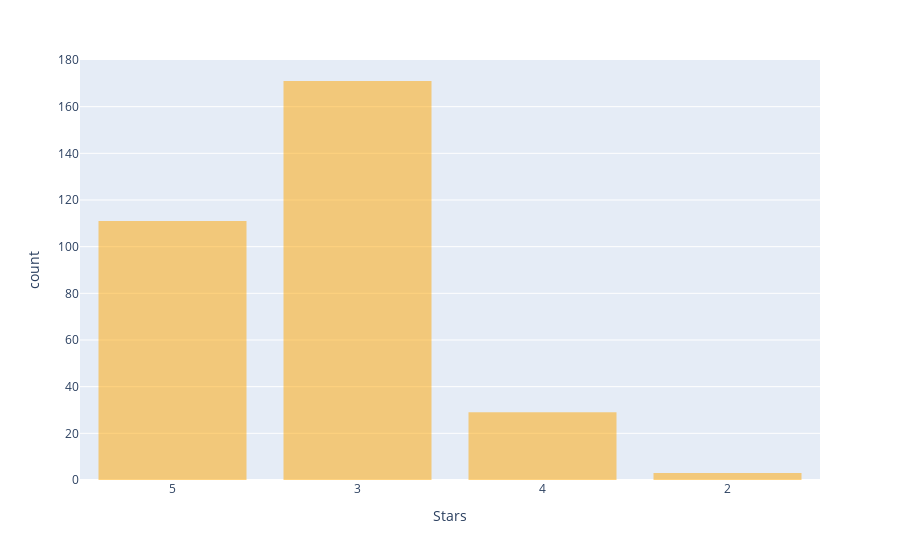

The notebook cell this image was saved under:
### Code cell
x = stars
df = pd.DataFrame({'Stars':x})

fig = px.histogram(df, x='Stars',nbins=20,
                  color_discrete_sequence=['orange'],opacity=0.5)
fig.show()

### Figure 1 — Plotly figure (JSON) as saved in the notebook; plotly's stock layout.template omitted (floating-point values rounded to 4 significant figures; data arrays with more than 128 entries replaced by an {"elided": "..."} marker saying what was removed)
{"data": [{"alignmentgroup": "True", "bingroup": "x", "hovertemplate": "Stars=%{x}<br>count=%{y}<extra></extra>", "legendgroup": "", "marker": {"color": "orange", "opacity": 0.5, "pattern": {"shape": ""}}, "name": "", "nbinsx": 20, "offsetgroup": "", "orientation": "v", "showlegend": false, "type": "histogram", "x": {"elided": "314 str values"}, "xaxis": "x", "yaxis": "y"}], "layout": {"barmode": "relative", "legend": {"tracegroupgap": 0}, "margin": {"t": 60}, "xaxis": {"anchor": "y", "domain": [0, 1], "title": {"text": "Stars"}}, "yaxis": {"anchor": "x", "domain": [0, 1], "title": {"text": "count"}}}}
